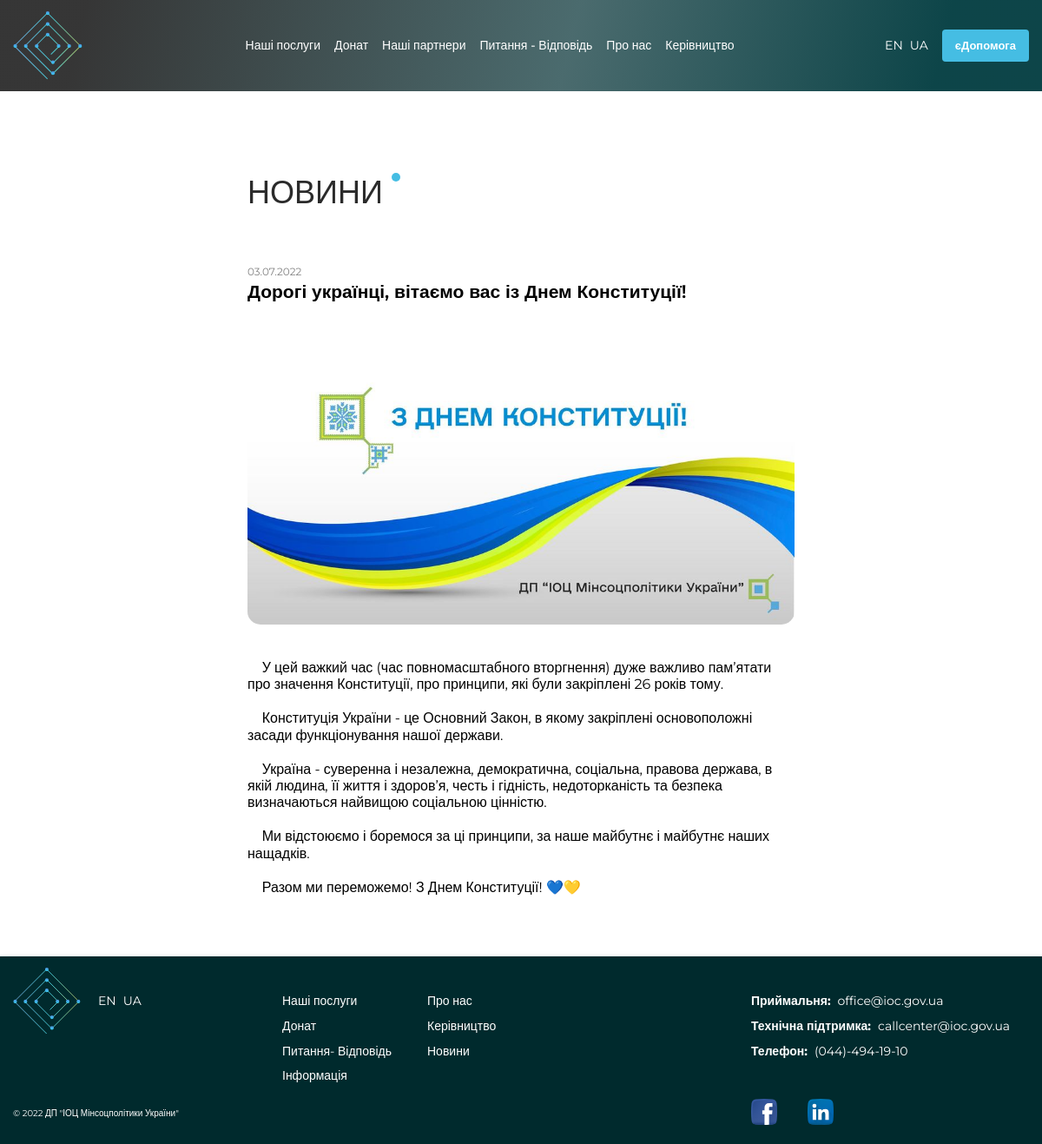
/news/3/, run on the app's committed database.
### landing/models.py (models this page shows, shortened)
class News(models.Model):
    title = models.CharField(max_length=1000)
    image = models.ImageField(upload_to='news/',  null=True, blank=True)
    newstext = models.TextField(max_length=10000)
    published = models.DateTimeField(default=datetime.now)
    def get_clean_date(self):
        clean_date = self.published.strftime("%d.%m.%Y")
        return clean_date
    class Meta:
        ordering = ['-published']

### landing/views.py (the view)
# urls.py: path('news/<int:pk>/', views.single_news, name='single_news'),
def single_news(request, pk):
    single_news = News.objects.get(id__exact=pk)
    context = {'title': single_news.title,
               'single_news': single_news}
    return render(request=request,
                  template_name='landing/single-news.html',
                  context=context)

### landing/templatetags/utils.py (called while the page is built)
@register.simple_tag(takes_context=True)
def change_lang(context, lang=None, *args, **kwargs):
    path = context['request'].path
    return translate_url(path, lang)

### landing/templates/landing/single-news.html (shortened to what this page needs)
{% extends 'landing/base.html' %}
{% load static i18n %}
{% block content %}
    {% include 'landing/include/header_tall.html' %}
    {% include 'landing/include/single_news_block.html' %}
    {% include 'landing/include/footer.html' %}
{% endblock %}

### landing/templates/landing/include/single_news_block.html
{% load static %}
{% load i18n %}
<section class="news-catalog">
    <div class="container">
        <h2 class="news-catalog__title section-title">
            <a href="{% url 'landing:news' %}">
                <span>{% trans 'новини' %}</span>
            </a>
        </h2>
        <div class="single-news">
            <div class="single-news__date">{{ single_news.get_clean_date }}</div>
            <div class="single-news__label">
                {{ single_news.title }}
            </div>
            {% if single_news.image %}
                <div class="single-news__photo">
                    <picture>
                        <source srcset="{{ single_news.image.url }}" media="(max-width: 768px)"/>
                        <source srcset="{{ single_news.image.url }}"/>
                        <img srcset="{{ single_news.image.url }}" alt="photo"/>
                    </picture>
                </div>
            {% endif %}
            <div class="single-news__content">
                <p>
                    {{ single_news.newstext|safe }}
                </p>
            </div>
        </div>
    </div>
</section>

### landing/static/landing/css/style.css (style rules this page uses)
html, body { height: 100%; box-sizing: border-box; }
*, *::before, *::after { box-sizing: border-box; margin: 0; padding: 0; }
h1, h2, h3, h4, h5, h6 { font-size: inherit; font-weight: inherit; line-height: inherit; margin: 0; padding: 0; }
a { display: inline-block; text-decoration: none; color: inherit; }
body { font-family: "Montserrat", sans-serif; background: #fff; font-weight: 400; font-size: 16px; line-height: 1.2; color: #000; overflow-x: hidden; }
.container { padding: 0 15px; max-width: 1270px; width: 100%; margin: 0 auto; }
h2.section-title { color: #2b2b2b; text-transform: uppercase; font-weight: 500; font-size: 36px; }
h2.section-title span { position: relative; }
h2.section-title span::after { content: ""; display: block; position: absolute; top: 0; right: -20px; width: 10px; height: 10px; border-radius: 50%; background: #45bde3; }
a, button, select, input, textarea { font-family: inherit; }
.news-catalog { padding: 95px 0 50px; }
.news-catalog .container { max-width: 660px; }
.news-catalog__title { margin-bottom: 60px; }
.single-news__date { font-size: 12px; line-height: 20px; color: #828282; }
.single-news__label { font-size: 21px; font-weight: 600; margin-bottom: 40px; }
.single-news__photo { border-radius: 15px; overflow: hidden; margin-bottom: 40px; }
.single-news__photo img { display: block; width: 100%; height: auto; }
.single-news__content p:not(:last-child) { margin-bottom: 20px; }

### data on the page
News: get_clean_date "03.07.2022", title "Дорогі українці, вітаємо вас із Днем Конституції!", image (picture), newstext "У цей важкий час (час повномасштабного вторгнення) дуже важливо пам’ятати про значення Конституції, про принципи, які були закріплені 26 років тому. Конституція України - це Основний Закон, в якому закріплені основоположні засади функціонування нашої держави. Україна - суверенна і незалежна, демократична, соціальна, правова держава, в якій людина, її життя і здоров’я, честь і гідність, недоторканість та безпека визначаються найвищою соціальною цінністю. Ми відстоюємо і боремося за ці принципи, за наше майбутнє і майбутнє наших нащадків. Разом ми переможемо! З Днем Конституції! 💙💛"

### other printed values
{{ name }} "EN" "UA"
